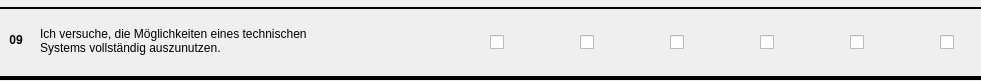
   <widget class="QWidget" name="item_9" native="true">
    <property name="geometry">
     <rect>
      <x>0</x>
      <y>820</y>
      <width>981</width>
      <height>81</height>
     </rect>
    </property>
    <widget class="QLabel" name="label_33">
     <property name="geometry">
      <rect>
       <x>40</x>
       <y>0</y>
       <width>491</width>
       <height>81</height>
      </rect>
     </property>
     <property name="text">
      <string>Ich versuche, die Möglichkeiten eines technischen
Systems vollständig auszunutzen.</string>
     </property>
    </widget>
    <widget class="QLabel" name="label_34">
     <property name="geometry">
      <rect>
       <x>6</x>
       <y>30</y>
       <width>20</width>
       <height>20</height>
      </rect>
     </property>
     <property name="font">
      <font>
       <weight>75</weight>
       <bold>true</bold>
      </font>
     </property>
     <property name="text">
      <string>09</string>
     </property>
     <property name="alignment">
      <set>Qt::AlignCenter</set>
     </property>
    </widget>
    <widget class="QCheckBox" name="i9cb1">
     <property name="geometry">
      <rect>
       <x>490</x>
       <y>30</y>
       <width>21</width>
       <height>24</height>
      </rect>
     </property>
     <property name="text">
      <string/>
     </property>
    </widget>
    <widget class="QCheckBox" name="i9cb2">
     <property name="geometry">
      <rect>
       <x>580</x>
       <y>30</y>
       <width>21</width>
       <height>24</height>
      </rect>
     </property>
     <property name="text">
      <string/>
     </property>
    </widget>
    <widget class="QCheckBox" name="i9cb3">
     <property name="geometry">
      <rect>
       <x>670</x>
       <y>30</y>
       <width>21</width>
       <height>24</height>
      </rect>
     </property>
     <property name="text">
      <string/>
     </property>
    </widget>
    <widget class="QCheckBox" name="i9cb4">
     <property name="geometry">
      <rect>
       <x>760</x>
       <y>30</y>
       <width>21</width>
       <height>24</height>
      </rect>
     </property>
     <property name="text">
      <string/>
     </property>
    </widget>
    <widget class="QCheckBox" name="i9cb5">
     <property name="geometry">
      <rect>
       <x>850</x>
       <y>30</y>
       <width>21</width>
       <height>24</height>
      </rect>
     </property>
     <property name="text">
      <string/>
     </property>
    </widget>
    <widget class="QCheckBox" name="i9cb6">
     <property name="geometry">
      <rect>
       <x>940</x>
       <y>30</y>
       <width>21</width>
       <height>24</height>
      </rect>
     </property>
     <property name="text">
      <string/>
     </property>
    </widget>
    <widget class="Line" name="line_23">
     <property name="geometry">
      <rect>
       <x>0</x>
       <y>0</y>
       <width>981</width>
       <height>16</height>
      </rect>
     </property>
     <property name="frameShadow">
      <enum>QFrame::Plain</enum>
     </property>
     <property name="lineWidth">
      <number>2</number>
     </property>
     <property name="orientation">
      <enum>Qt::Horizontal</enum>
     </property>
    </widget>
    <widget class="Line" name="line_24">
     <property name="geometry">
      <rect>
       <x>0</x>
       <y>70</y>
       <width>981</width>
       <height>16</height>
      </rect>
     </property>
     <property name="frameShadow">
      <enum>QFrame::Plain</enum>
     </property>
     <property name="lineWidth">
      <number>4</number>
     </property>
     <property name="orientation">
      <enum>Qt::Horizontal</enum>
     </property>
    </widget>
   </widget>
